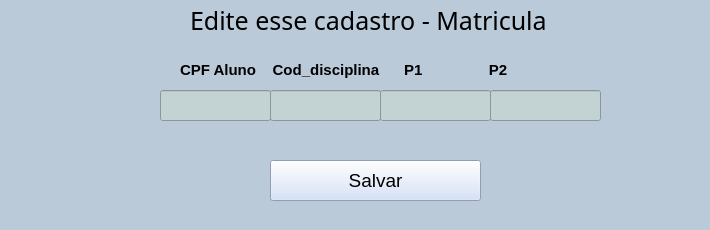
<?xml version="1.0" encoding="UTF-8"?>
<ui version="4.0">
 <class>MainWindow</class>
 <widget class="QMainWindow" name="MainWindow">
  <property name="geometry">
   <rect>
    <x>0</x>
    <y>0</y>
    <width>710</width>
    <height>230</height>
   </rect>
  </property>
  <property name="windowTitle">
   <string>MainWindow</string>
  </property>
  <property name="styleSheet">
   <string notr="true">background-color: rgb(186, 202, 217);</string>
  </property>
  <widget class="QWidget" name="centralwidget">
   <widget class="QLabel" name="label_2">
    <property name="geometry">
     <rect>
      <x>180</x>
      <y>60</y>
      <width>631</width>
      <height>20</height>
     </rect>
    </property>
    <property name="font">
     <font>
      <family>MS UI Gothic</family>
      <pointsize>11</pointsize>
      <weight>75</weight>
      <bold>true</bold>
     </font>
    </property>
    <property name="text">
     <string>CPF Aluno    Cod_disciplina      P1                P2   </string>
    </property>
   </widget>
   <widget class="QPushButton" name="pushButton">
    <property name="geometry">
     <rect>
      <x>270</x>
      <y>160</y>
      <width>211</width>
      <height>41</height>
     </rect>
    </property>
    <property name="font">
     <font>
      <family>MS UI Gothic</family>
      <pointsize>14</pointsize>
     </font>
    </property>
    <property name="styleSheet">
     <string notr="true">
background-color: rgb(206, 220, 248);</string>
    </property>
    <property name="text">
     <string>Salvar</string>
    </property>
   </widget>
   <widget class="QLabel" name="label">
    <property name="geometry">
     <rect>
      <x>190</x>
      <y>10</y>
      <width>401</width>
      <height>21</height>
     </rect>
    </property>
    <property name="font">
     <font>
      <family>MS Gothic</family>
      <pointsize>19</pointsize>
     </font>
    </property>
    <property name="text">
     <string>Edite esse cadastro - Matricula</string>
    </property>
   </widget>
   <widget class="QLineEdit" name="lineEdit_15">
    <property name="geometry">
     <rect>
      <x>900</x>
      <y>90</y>
      <width>101</width>
      <height>31</height>
     </rect>
    </property>
    <property name="styleSheet">
     <string notr="true">background-color: rgb(195, 210, 210);</string>
    </property>
   </widget>
   <widget class="QLineEdit" name="lineEdit_16">
    <property name="geometry">
     <rect>
      <x>1100</x>
      <y>90</y>
      <width>101</width>
      <height>31</height>
     </rect>
    </property>
    <property name="styleSheet">
     <string notr="true">background-color: rgb(195, 210, 210);</string>
    </property>
   </widget>
   <widget class="QLineEdit" name="lineEdit_17">
    <property name="geometry">
     <rect>
      <x>800</x>
      <y>90</y>
      <width>101</width>
      <height>31</height>
     </rect>
    </property>
    <property name="styleSheet">
     <string notr="true">background-color: rgb(195, 210, 210);</string>
    </property>
   </widget>
   <widget class="QLineEdit" name="lineEdit_18">
    <property name="geometry">
     <rect>
      <x>1000</x>
      <y>90</y>
      <width>101</width>
      <height>31</height>
     </rect>
    </property>
    <property name="styleSheet">
     <string notr="true">background-color: rgb(195, 210, 210);</string>
    </property>
   </widget>
   <widget class="QLineEdit" name="lineEdit_19">
    <property name="geometry">
     <rect>
      <x>1300</x>
      <y>90</y>
      <width>101</width>
      <height>31</height>
     </rect>
    </property>
    <property name="styleSheet">
     <string notr="true">background-color: rgb(195, 210, 210);</string>
    </property>
   </widget>
   <widget class="QLineEdit" name="lineEdit_20">
    <property name="geometry">
     <rect>
      <x>1200</x>
      <y>90</y>
      <width>101</width>
      <height>31</height>
     </rect>
    </property>
    <property name="styleSheet">
     <string notr="true">background-color: rgb(195, 210, 210);</string>
    </property>
   </widget>
   <widget class="QLineEdit" name="lineEdit_2">
    <property name="geometry">
     <rect>
      <x>270</x>
      <y>90</y>
      <width>111</width>
      <height>31</height>
     </rect>
    </property>
    <property name="styleSheet">
     <string notr="true">background-color: rgb(195, 210, 210);</string>
    </property>
   </widget>
   <widget class="QLineEdit" name="lineEdit_3">
    <property name="geometry">
     <rect>
      <x>380</x>
      <y>90</y>
      <width>111</width>
      <height>31</height>
     </rect>
    </property>
    <property name="styleSheet">
     <string notr="true">background-color: rgb(195, 210, 210);</string>
    </property>
   </widget>
   <widget class="QLineEdit" name="lineEdit_4">
    <property name="geometry">
     <rect>
      <x>490</x>
      <y>90</y>
      <width>111</width>
      <height>31</height>
     </rect>
    </property>
    <property name="styleSheet">
     <string notr="true">background-color: rgb(195, 210, 210);</string>
    </property>
   </widget>
   <widget class="QLineEdit" name="lineEdit">
    <property name="geometry">
     <rect>
      <x>160</x>
      <y>90</y>
      <width>111</width>
      <height>31</height>
     </rect>
    </property>
    <property name="styleSheet">
     <string notr="true">background-color: rgb(195, 210, 210);</string>
    </property>
   </widget>
  </widget>
  <widget class="QStatusBar" name="statusbar"/>
 </widget>
 <resources/>
 <connections/>
</ui>
